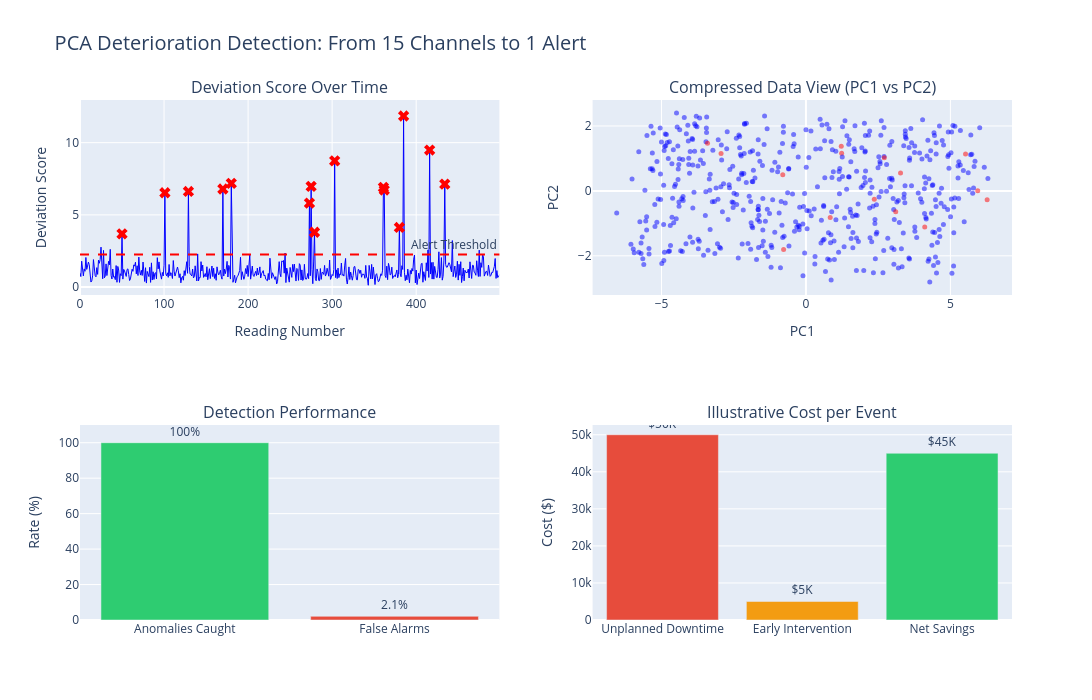

Notebook source saved alongside this figure:
### Markdown cell above
---

## 6. Anomaly Detection in Action

Let's see this in practice. We'll compress our 15 channels, reconstruct them, and measure the error. High error = the patient no longer looks like themselves.

### Code cell
def anomaly_detection_demo():
    """Demonstrate PCA-based anomaly detection."""
    
    # Use 3 components for reconstruction
    n_components = 3
    pca_reduced = PCA(n_components=n_components)
    X_reduced = pca_reduced.fit_transform(X_scaled)
    
    # Reconstruct data from reduced components
    X_reconstructed = pca_reduced.inverse_transform(X_reduced)
    
    # Calculate reconstruction error for each sample
    reconstruction_error = np.sum((X_scaled - X_reconstructed) ** 2, axis=1)
    
    # Add to dataframe
    icu_data['reconstruction_error'] = reconstruction_error
    icu_data['reading_number'] = range(len(icu_data))
    
    # Determine threshold (e.g., 95th percentile)
    threshold = np.percentile(reconstruction_error, 95)
    
    # Create visualization
    fig = make_subplots(
        rows=2, cols=2,
        subplot_titles=(
            'Deviation Score Over Time',
            'Compressed Data View (PC1 vs PC2)',
            'Detection Performance',
            'Illustrative Cost per Event'
        )
    )
    
    # Plot 1: Reconstruction error time series
    fig.add_trace(
        go.Scatter(
            x=icu_data['reading_number'],
            y=icu_data['reconstruction_error'],
            mode='lines',
            line=dict(color='blue', width=1),
            name='Deviation Score',
            showlegend=False
        ),
        row=1, col=1
    )
    
    # Highlight anomalies
    anomaly_mask = icu_data['is_anomaly']
    fig.add_trace(
        go.Scatter(
            x=icu_data.loc[anomaly_mask, 'reading_number'],
            y=icu_data.loc[anomaly_mask, 'reconstruction_error'],
            mode='markers',
            marker=dict(size=10, color='red', symbol='x'),
            name='Actual Deterioration Events',
            showlegend=False
        ),
        row=1, col=1
    )
    
    fig.add_hline(y=threshold, line_dash='dash', line_color='red',
                  annotation_text='Alert Threshold', row=1, col=1)
    
    # Plot 2: PCA space scatter
    colors = ['red' if a else 'blue' for a in icu_data['is_anomaly']]
    fig.add_trace(
        go.Scatter(
            x=X_pca[:, 0],
            y=X_pca[:, 1],
            mode='markers',
            marker=dict(size=5, color=colors, opacity=0.5),
            showlegend=False
        ),
        row=1, col=2
    )
    
    # Plot 3: Detection performance
    detected = reconstruction_error > threshold
    tp = np.sum(detected & anomaly_mask)
    fn = np.sum(~detected & anomaly_mask)
    fp = np.sum(detected & ~anomaly_mask)
    tn = np.sum(~detected & ~anomaly_mask)
    
    detection_rate = tp / (tp + fn) * 100 if (tp + fn) > 0 else 0
    false_alarm_rate = fp / (fp + tn) * 100 if (fp + tn) > 0 else 0
    
    fig.add_trace(
        go.Bar(
            x=['Anomalies Caught', 'False Alarms'],
            y=[detection_rate, false_alarm_rate],
            marker_color=['#2ecc71', '#e74c3c'],
            text=[f'{detection_rate:.0f}%', f'{false_alarm_rate:.1f}%'],
            textposition='outside',
            showlegend=False
        ),
        row=2, col=1
    )
    
    # Plot 4: Cost comparison
    costs = ['Unplanned\nDowntime', 'Early\nIntervention', 'Net Savings']
    values = [50000, 5000, 45000]
    cost_colors = ['#e74c3c', '#f39c12', '#2ecc71']
    
    fig.add_trace(
        go.Bar(
            x=costs,
            y=values,
            marker_color=cost_colors,
            text=['$50K', '$5K', '$45K'],
            textposition='outside',
            showlegend=False
        ),
        row=2, col=2
    )
    
    fig.update_layout(
        title=dict(text='PCA Deterioration Detection: From 15 Channels to 1 Alert', font=dict(size=20)),
        width=1200,
        height=700
    )
    
    fig.update_xaxes(title_text='Reading Number', row=1, col=1)
    fig.update_yaxes(title_text='Deviation Score', row=1, col=1)
    fig.update_xaxes(title_text='PC1', row=1, col=2)
    fig.update_yaxes(title_text='PC2', row=1, col=2)
    fig.update_yaxes(title_text='Rate (%)', range=[0, 110], row=2, col=1)
    fig.update_yaxes(title_text='Cost ($)', row=2, col=2)
    
    fig.show()
    
    print(f"\nDeterioration Detection Results:")
    print(f"  True Deterioration Events in Data: {int(tp + fn)}")
    print(f"  Caught by PCA: {int(tp)} ({detection_rate:.0f}%)")
    print(f"  False Alarms: {int(fp)} ({false_alarm_rate:.1f}%)")
    print(f"\nOne number to watch. Early warning. Actionable.")

anomaly_detection_demo()

### Figure 1 — Plotly figure (JSON) as saved in the notebook; plotly's stock layout.template omitted (floating-point values rounded to 4 significant figures; data arrays with more than 128 entries replaced by an {"elided": "..."} marker saying what was removed)
{"data": [{"line": {"color": "blue", "width": 1}, "mode": "lines", "name": "Deviation Score", "showlegend": false, "type": "scatter", "x": {"elided": "500 int values"}, "xaxis": "x", "y": {"elided": "500 float values"}, "yaxis": "y"}, {"marker": {"color": "red", "size": 10, "symbol": "x"}, "mode": "markers", "name": "Actual Deterioration Events", "showlegend": false, "type": "scatter", "x": [50, 101, 129, 170, 180, 273, 275, 279, 303, 361, 362, 380, 385, 416, 434], "xaxis": "x", "y": [3.688, 6.533, 6.621, 6.789, 7.186, 5.814, 6.968, 3.795, 8.742, 6.901, 6.719, 4.128, 11.85, 9.489, 7.133], "yaxis": "y"}, {"marker": {"color": {"elided": "500 str values"}, "opacity": 0.5, "size": 5}, "mode": "markers", "showlegend": false, "type": "scatter", "x": {"elided": "500 float values"}, "xaxis": "x2", "y": {"elided": "500 float values"}, "yaxis": "y2"}, {"marker": {"color": ["#2ecc71", "#e74c3c"]}, "showlegend": false, "text": ["100%", "2.1%"], "textposition": "outside", "type": "bar", "x": ["Anomalies Caught", "False Alarms"], "xaxis": "x3", "y": [100.0, 2.062], "yaxis": "y3"}, {"marker": {"color": ["#e74c3c", "#f39c12", "#2ecc71"]}, "showlegend": false, "text": ["$50K", "$5K", "$45K"], "textposition": "outside", "type": "bar", "x": ["Unplanned\nDowntime", "Early\nIntervention", "Net Savings"], "xaxis": "x4", "y": [50000, 5000, 45000], "yaxis": "y4"}], "layout": {"annotations": [{"font": {"size": 16}, "showarrow": false, "text": "Deviation Score Over Time", "x": 0.225, "xanchor": "center", "xref": "paper", "y": 1.0, "yanchor": "bottom", "yref": "paper"}, {"font": {"size": 16}, "showarrow": false, "text": "Compressed Data View (PC1 vs PC2)", "x": 0.775, "xanchor": "center", "xref": "paper", "y": 1.0, "yanchor": "bottom", "yref": "paper"}, {"font": {"size": 16}, "showarrow": false, "text": "Detection Performance", "x": 0.225, "xanchor": "center", "xref": "paper", "y": 0.375, "yanchor": "bottom", "yref": "paper"}, {"font": {"size": 16}, "showarrow": false, "text": "Illustrative Cost per Event", "x": 0.775, "xanchor": "center", "xref": "paper", "y": 0.375, "yanchor": "bottom", "yref": "paper"}, {"showarrow": false, "text": "Alert Threshold", "x": 1, "xanchor": "right", "xref": "x domain", "y": 2.252, "yanchor": "bottom", "yref": "y"}], "height": 700, "shapes": [{"line": {"color": "red", "dash": "dash"}, "type": "line", "x0": 0, "x1": 1, "xref": "x domain", "y0": 2.252, "y1": 2.252, "yref": "y"}], "title": {"font": {"size": 20}, "text": "PCA Deterioration Detection: From 15 Channels to 1 Alert"}, "width": 1200, "xaxis": {"anchor": "y", "domain": [0.0, 0.45], "title": {"text": "Reading Number"}}, "xaxis2": {"anchor": "y2", "domain": [0.55, 1.0], "title": {"text": "PC1"}}, "xaxis3": {"anchor": "y3", "domain": [0.0, 0.45]}, "xaxis4": {"anchor": "y4", "domain": [0.55, 1.0]}, "yaxis": {"anchor": "x", "domain": [0.625, 1.0], "title": {"text": "Deviation Score"}}, "yaxis2": {"anchor": "x2", "domain": [0.625, 1.0], "title": {"text": "PC2"}}, "yaxis3": {"anchor": "x3", "domain": [0.0, 0.375], "range": [0, 110], "title": {"text": "Rate (%)"}}, "yaxis4": {"anchor": "x4", "domain": [0.0, 0.375], "title": {"text": "Cost ($)"}}}}
